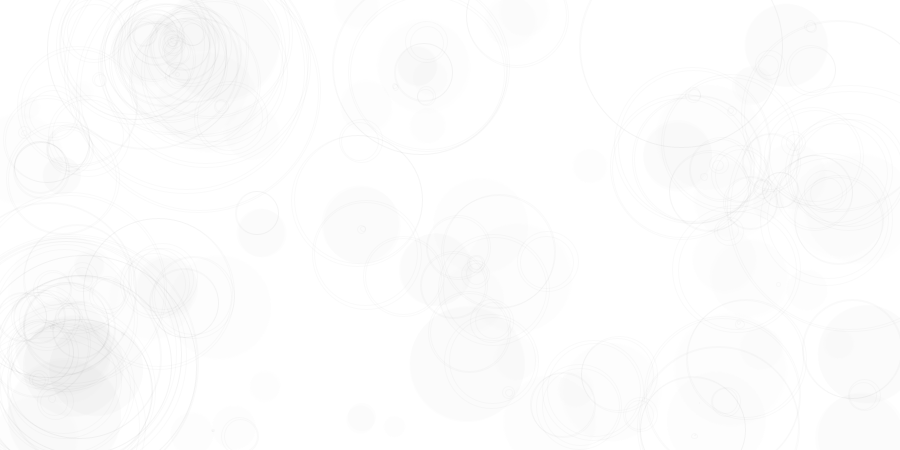
Frame 1 (no input)
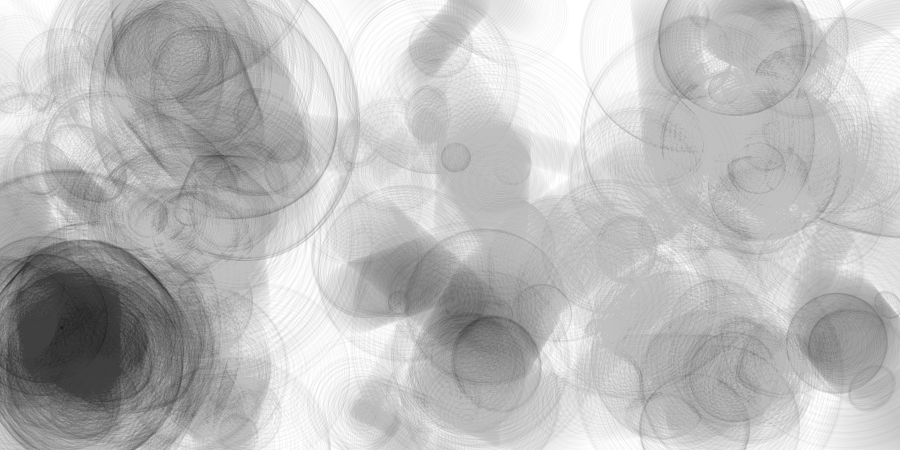
Frame 60 (the mouse pressed at the canvas centre just before this capture)
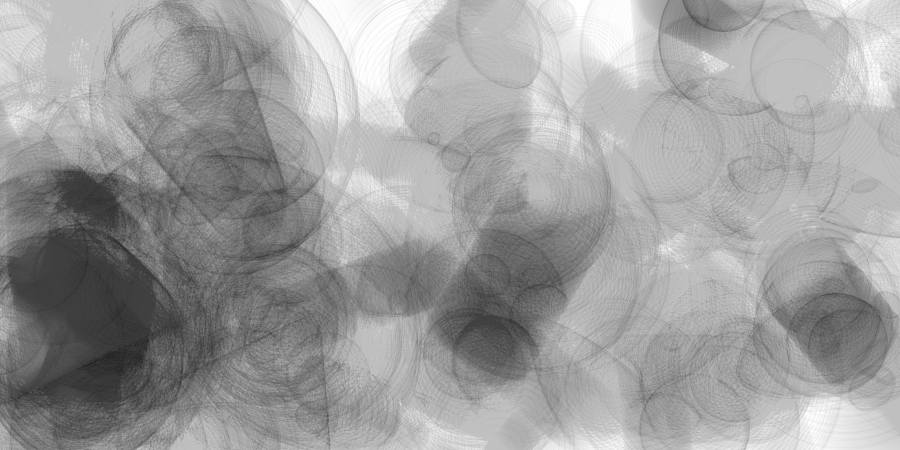
Frame 120 (the mouse held since frame 60 and released just before this capture)

The Processing sketch that drew these frames (run headless with seeded random() and noise(); from frame 60 on, the mouse is pressed at the canvas centre):

// Processing sketch: processing_49641
// ── processing_49641.pde

int _num = 100;
Circle[] _circleArr = {};    // an array of circles

void setup() {
  size(900,450);
  background(255);
  smooth();
  // default line/fill
  strokeWeight(1);
  fill(150, 50);
  // draw some circles
  _num = int(30 + random(100));
  drawCircles(_num);
}

void draw() {
  noStroke();
  fill(random(255), 0);
  rect(0,0,width, height);
  // loop through every circle in the array and call updateMe() on it
  for (int i=0; i<_circleArr.length; i++) {
    Circle thisCirc = _circleArr[i];
    thisCirc.updateMe();
  }
}

void mouseReleased() {
  // on pressing mouse, clear and randomise
  _num = int(30 + random(100));
  _circleArr = (Circle[])expand(_circleArr, 0);
  drawCircles(_num);
  //println(_circleArr.length);
}

void drawCircles(int num) {
  // draw _num number of circles at random points
  for (int i=0; i<num; i++) {
    // create an object of type "Circle"
    Circle thisCirc = new Circle();
    thisCirc.drawMe();
    // expand our circle array by adding our new circle to the end
    _circleArr = (Circle[])append(_circleArr, thisCirc);
  }
}


//================================= objects

class Circle {
  // our object’s properties
  float x, y;
  float radius;
  color linecol, fillcol; 
  float alph;
  float xmove, ymove;
  
  // our object’s "constructor"
  Circle () {
    x = random(width);
    y = random(height);
    radius = random(50) + 10;
    linecol = int(random(255));  // just the greys
    fillcol = int(random(255));
    alph = random(255);
    xmove = random(6) - 3;  // gives random number between -5 and 5
    ymove = random(6) - 3;
  }
  
  // method - render me to creen
  void drawMe() {
    noStroke(); 
    fill(fillcol, 2);
    ellipse(x, y, radius*2, radius*2);
  }
  
  // method - called on the frameloop
  void updateMe() {
    x += xmove;
    y += ymove;
    // wrap it if if goes offscreen
    if (x > (width+radius)) { x = 0 - radius; }
    if (x < (0-radius)) { x = width+radius; }
    if (y > (height+radius)) { y = 0 - radius; }
    if (y < (0-radius)) { y = height+radius; }
    
    // basic collision detection
    // loop through all other circles and see if they are intersecting
    // boolean touching = false;
    
    for (int i=0; i<_circleArr.length; i++) {
      Circle otherCirc = _circleArr[i];
      if (otherCirc != this) {    // don't test against ourself
        // calculate the distance between them
        float dis = dist(x, y, otherCirc.x, otherCirc.y);
        float overlap = dis - radius - otherCirc.radius;
        if (overlap < 0) {   
          // draw a circle of the intersect
          // first work out the central point between our two touching circs
          float intx, inty;
          if (x < otherCirc.x) {
            intx = x + (otherCirc.x - x)/2;
          } else {
            intx = otherCirc.x + (x - otherCirc.x)/2;
          }
          if (y < otherCirc.y) {
            inty = y + (otherCirc.y - y)/2;
          } else {
            inty = otherCirc.y + (y - otherCirc.y)/2;
          }
          stroke(0, 5);
          noFill();
          overlap *= -3;  // make it into a positive number
          ellipse(intx, inty, overlap, overlap);
        }
      }
    }
    
    drawMe();
  }
}
    
  
